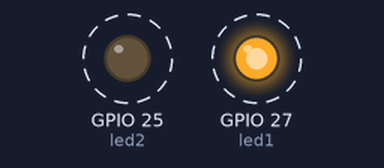
Recording of a sketch running on a simulated ESP32. On the bench: output pins drawn as LEDs (lit = HIGH). Dashed ring = blinking.

Above: at 0.2 s.
Timing chart, 0 to 3.0 s (numbered marks = the images above):
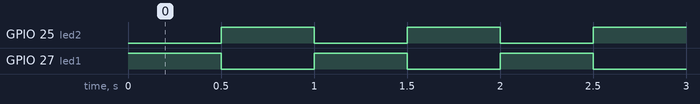

Measured:
- by itself, GPIO 25 (led2), GPIO 27 (led1): alternates HIGH for 0.50 s and LOW for 0.50 s

The sketch:

Ex4-2.ino
```cpp
 // 4주차 스마트 디바이스 실습
// 외부LED 점멸 실습2

int led1 = 27;
int led2 = 25;

void setup()
{
    pinMode(led1, OUTPUT);
    pinMode(led2, OUTPUT);
}

void loop()
{
    digitalWrite(led1, HIGH);
    digitalWrite(led2, LOW);
    delay(500);
    digitalWrite(led1, LOW);
    digitalWrite(led2, HIGH);
    delay(500);
}
```
